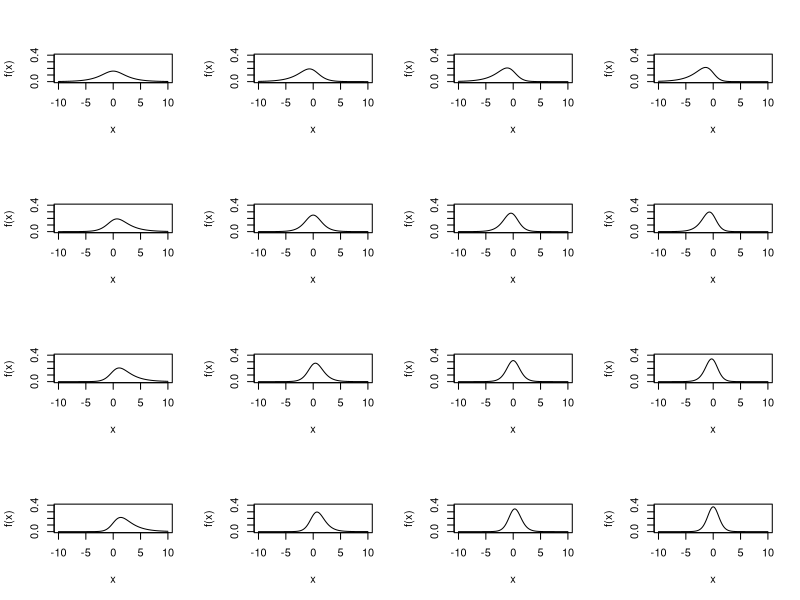

Here is the R script that generated this plot:
# Prentice (Biometrics, 1976, 761-68) Link function

dprentice <- function(x, a=1, b=1)
	exp(x*a) * (1 + exp(x))^(-(a + b))/beta(a,b)

# Base Graphics Version wastes too much space with margins
par(mfrow=c(4,4))
x <- -100:100/10
for(a in 1:4/2){
  for(b in 1:4/2){
	plot(x,dprentice(x,a,b),type="l",ylab="f(x)",ylim=c(0,.4))
	}
   }

#Lattice Version of the Plot

require(lattice)
ab <- as.matrix(expand.grid(a=1:4/2,b=1:4/2))
n <- length(x)
AB <- ab %x% rep(1,n)
Y  <- matrix(0,n,nrow(ab))
X  <- rep(1,nrow(ab)) %x% x
for(k in 1:nrow(ab)){
	Y[,k] <- dprentice(x,ab[k,1],ab[k,2])
	}
D <- cbind(AB,X,c(Y))
dimnames(D)[[2]] <- c("a","b","x","y")
D <- as.data.frame(D)
xyp <- xyplot(y~x|a+b,data=D,type="l")
	

